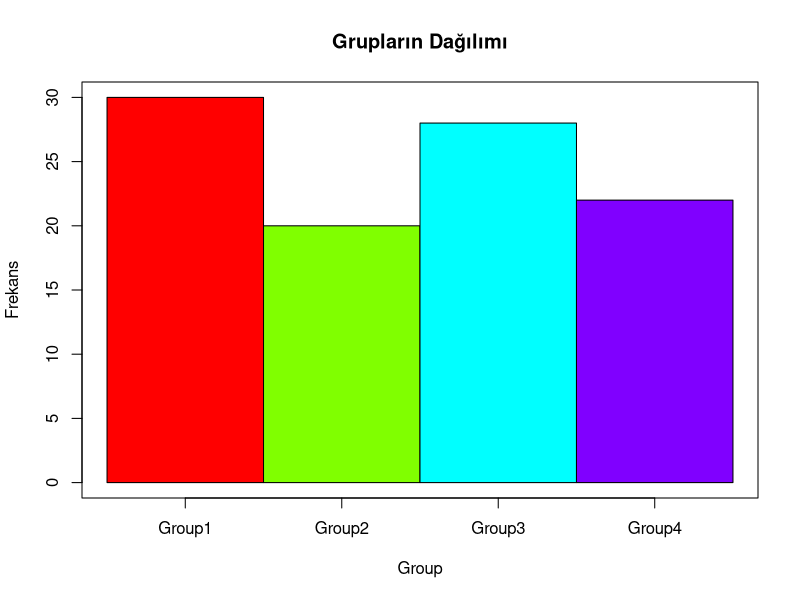
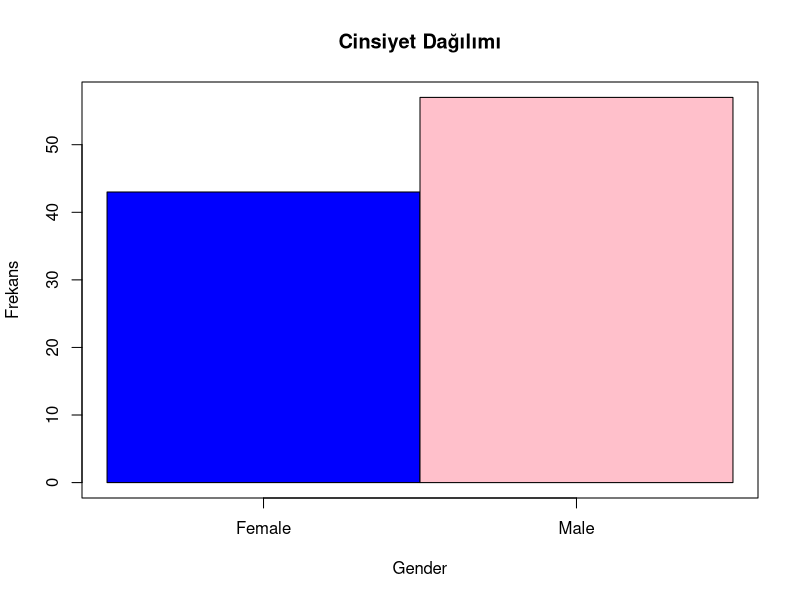
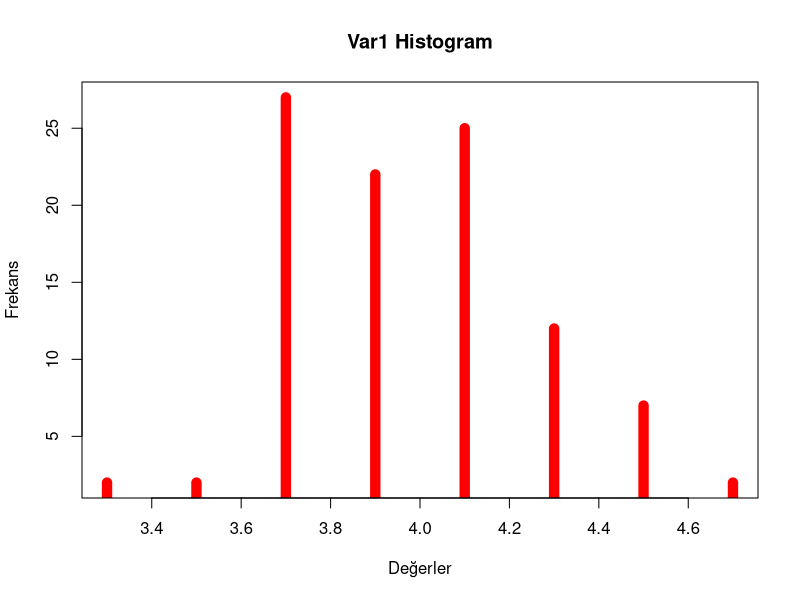
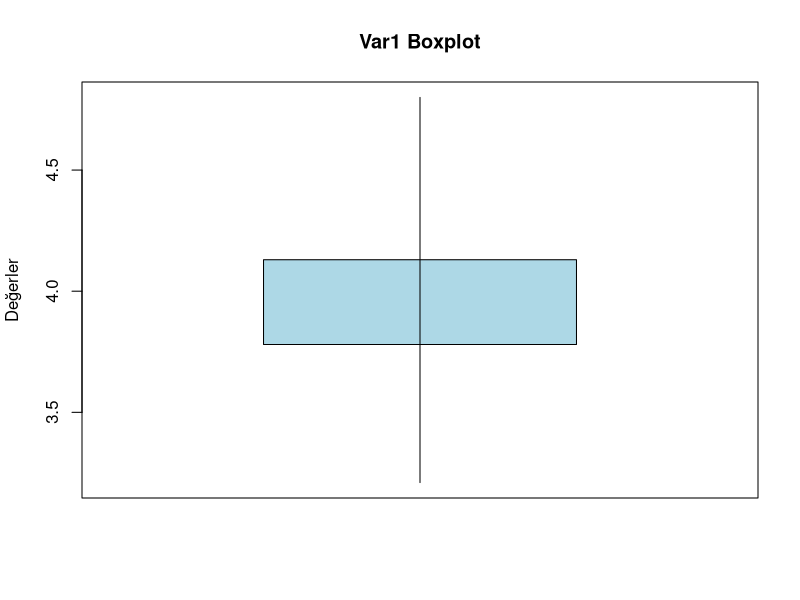

Here is the R script that generated these plots, in order:
# Veriyi okuma
library(readr)
data <- read_delim("Project/DatasetNA.txt", delim = " ", col_names = TRUE)

# Eksik değerleri kontrol etme
print(colSums(is.na(data)))

# Özel çubuk grafik fonksiyonu
draw_barplot <- function(data, column, main_title, x_label, y_label, colors, horizontal = FALSE) {
  counts <- table(data[[column]])
  bar_width <- rep(0.5, length(counts))
  plot(NA, xlim = c(0, length(counts)), ylim = c(0, max(counts)), xaxt = 'n', yaxt = 'n', xlab = x_label, ylab = y_label, main = main_title)
  rect(0:(length(counts) - 1), 0, 1:length(counts), counts, col = colors, border = "black")
  axis(1, at = 0.5:(length(counts) - 0.5), labels = names(counts))
  axis(2)
}

# Kullanım örneği
draw_barplot(data, "Group", "Grupların Dağılımı", "Group", "Frekans", colors = rainbow(4))

draw_barplot(data, "Gender", "Cinsiyet Dağılımı", "Gender", "Frekans", colors = c("blue", "pink"))

# Histogram fonksiyonu
draw_histogram <- function(data, column, bins, main_title, x_label, y_label, color) {
  hist_data <- hist(data[[column]], breaks = bins, plot = FALSE)
  plot(hist_data$mids, hist_data$counts, type = 'h', lwd = 10, col = color, main = main_title, xlab = x_label, ylab = y_label)
}

draw_histogram(data, "Var1", bins = 10, main_title = "Var1 Histogram", x_label = "Değerler", y_label = "Frekans", color = "red")

# Boxplot fonksiyonu
draw_boxplot <- function(data, column, main_title, x_label, y_label, color) {
  sorted_values <- sort(data[[column]], na.last = TRUE)
  q1 <- quantile(sorted_values, 0.25, na.rm = TRUE)
  q3 <- quantile(sorted_values, 0.75, na.rm = TRUE)
  median_value <- median(sorted_values, na.rm = TRUE)

  plot(1, median_value, xlim = c(0.5, 1.5), ylim = range(sorted_values, na.rm = TRUE), pch = 20, xaxt = 'n', xlab = x_label, ylab = y_label, main = main_title)
  rect(0.75, q1, 1.25, q3, col = color, border = "black")
  segments(1, min(sorted_values, na.rm = TRUE), 1, max(sorted_values, na.rm = TRUE))
}

draw_boxplot(data, "Var1", "Var1 Boxplot", "", "Değerler", color = "lightblue")
